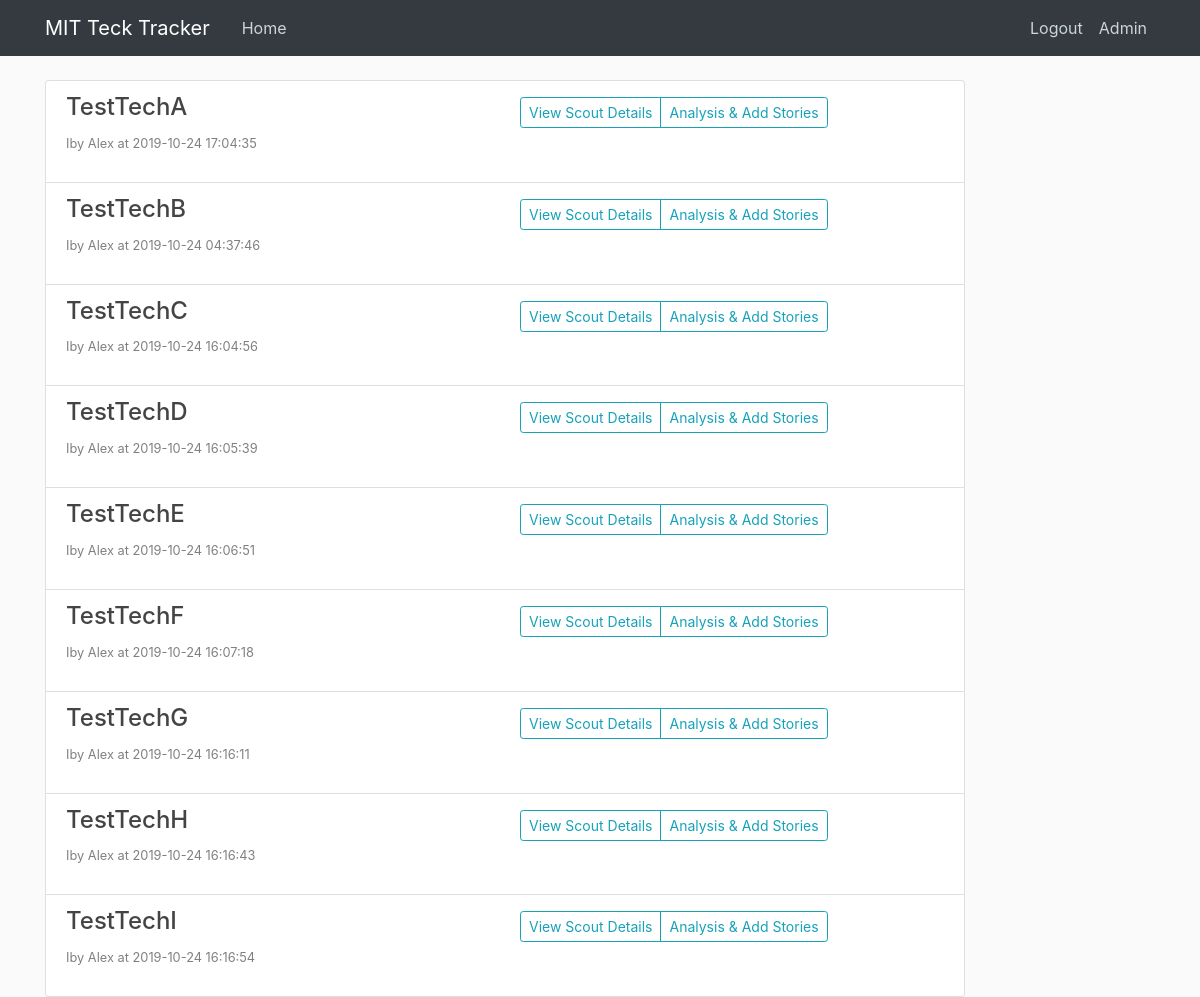
The app's page /task_board_a (signed in), older data.
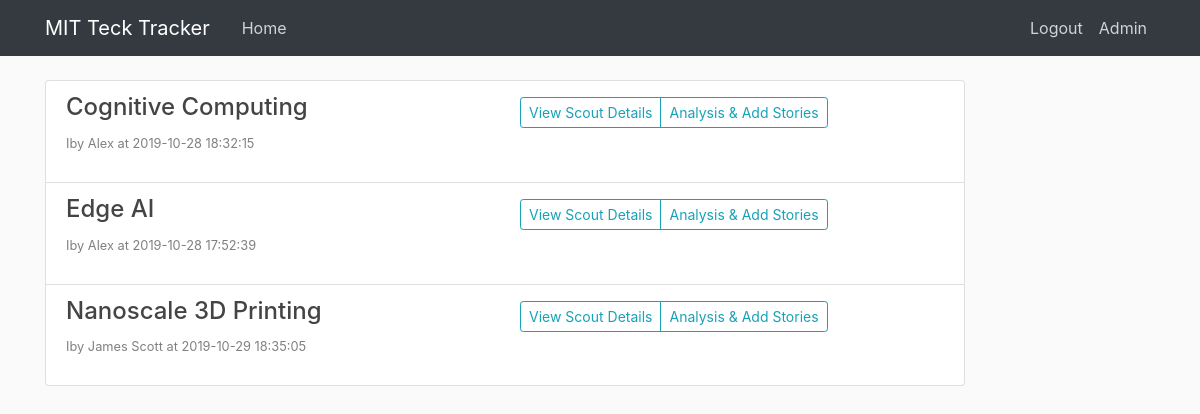
The same page, newer data.
### tables this page shows
CREATE TABLE tech_main_log (
  log_id integer PRIMARY KEY autoincrement, -- SERIAL PRIMARY KEY (Postgres)
  contributor integer NOT NULL,
  tech_name text NOT NULL,
  scout_time timestamp without time zone NOT NULL,
  description text NOT NULL,
  desc_source text,
  impact text NOT NULL,
  impa_source text,
  impa_sector text,
  asso_names text,
  emb_techs text,
  edited boolean,
  wiki_link text,
  category text,
  change_committed timestamp without time zone
);

### app.py (the view)
@app.route("/task_board_a", methods = ['GET', 'POST'])
def task_board_a():
    user = get_current_user()
    if not user:
        return redirect(url_for('login'))
    if user['can_analyse'] == 0:
        flash('No access to TechAnalytics. Please contact administrators', 'danger')
        return redirect(url_for('home'))
    db = get_db()
    task_cur = db.execute('''select
                                tml.log_id log_id,
                                tml.tech_name tech_name,
                                datetime(tml.scout_time,'unixepoch') scout_time,
                                u.username contributor_name
                            from tech_main_log tml, users u
                            where tml.tech_name in
                                (select distinct tech_name from tech_main_log)
                            and tml.contributor = u.user_id
                            group by tech_name
                            order by lower(tech_name) asc''')
    task_result = task_cur.fetchall()
    return render_template('task_board_a.html', title='Task Board', user= user, tasks = task_result)

### app.py (called while the page is built)
def get_current_user():
    user_result = None
    if 'user' in session:
        user_email = session['user']
        db = get_db()
        user_cur = db.execute('select user_id, email, password, can_scout, can_analyse, can_edit, admin from users where email = ?', [user_email])
        user_result = user_cur.fetchone()
    return user_result

### dbTest.py (called while the page is built)
def connect_db(RowMode=True):
    sql = sqlite3.connect(dbpath)
    if RowMode:
        sql.row_factory = sqlite3.Row
    else:
        sql.row_factory = lambda cursor, row: row[0]
    return sql

def get_db():
    if not hasattr(g, 'sqlite3_db'):
        g.sqlite_db = connect_db()
    return g.sqlite_db

### templates/task_board_a.html
{% extends "layout.html" %}
{% from "show_links.html" import show_links %}
{% block nav %}
{{ show_links(user) }}
{% endblock %}
{% block content %}
<div class="row">
        <div class="col-lg-12">
          <div class="list-group">
            {% if tasks %}
              {% for task in tasks %}
              <div class = "list-group-item">
                <div class = "row">
                  <div class = "col">
                    <h4 class="list-group-item-heading">{{ task['tech_name'] }} </h4>
                    <p><small><font color="grey">Iby {{ task['contributor_name'] }} at {{ task['scout_time'] }} </font></small></p>
                  </div>
                  <div class = "col">
                    <div class="btn-group btn-group-sm pull-right mt-1" role="group">
                      <a href="{{ url_for('view_scout', log_id=task['log_id']) }}" role="button"  class="btn btn-outline-info ">View Scout Details</a>
                      <a href="{{ url_for('tech_analytics', tech=task['tech_name']) }}" role="button"  class="btn btn-outline-info ">Analysis & Add Stories</a>
                    </div>
                  </div>
                </div>
              </div>
              {% endfor %}
            {% else %}
            <h5>We need new technology scouts!</h5>
            {% endif %}
          </div>
        </div>
      </div>
{% endblock %}

### templates/layout.html (shortened to what this page needs)
<!DOCTYPE html>
<html>
<head>
    <link rel="stylesheet" href="https://maxcdn.bootstrapcdn.com/bootstrap/4.0.0/css/bootstrap.min.css">
    <link rel="stylesheet" type="text/css" href="{{ url_for('static', filename='main.css') }}">
</head>
<body>
    <header class="site-header">
      <nav class="navbar navbar-expand-md navbar-dark bg-dark fixed-top">
        <div class="container">
          <a class="navbar-brand mr-4" href="/">MIT Teck Tracker</a>
          <div class="collapse navbar-collapse" id="navbarToggle">
            <div class="navbar-nav mr-auto">
              <a class="nav-item nav-link" href="{{ url_for('home') }}">Home</a>
            </div>
            <div class="navbar-nav">
              {% block nav %}{% endblock %}
            </div>
          </div>
        </div>
      </nav>
    </header>
    <main role="main" class="container">
      <div class="row">
        <div class="col-md-10">
          {% block content %}{% endblock %}
        </div>
      </div>
    </main>
</body>
</html>

### templates/show_links.html (shortened to what this page needs)
{% macro show_links(user) %}
<ul class="nav navbar-nav">
    {% if user %}
    <li><a class="nav-item nav-link" href="{{ url_for('logout') }}">Logout</a></li>
    {% endif %}
    {% if user['admin'] == 1 %}
    <li><a class="nav-item nav-link" href="{{ url_for('admin') }}">Admin</a></li>
    {% endif %}
</ul>
{% endmacro %}

### static/main.css (style rules this page uses)
body { background: #fafafa; color: #333333; margin-top: 5rem; }
h1, h2, h3, h4, h5, h6 { color: #444444; }
.site-header .navbar-nav .nav-link { color: #cbd5db; }

Row changes from the older to the newer data that the page shows:
removed tech_main_log: tech_name "TestTechA", contributor_name "Alex", scout_time "2019-10-24 17:04:35"
removed tech_main_log: tech_name "TestTechB", contributor_name "Alex", scout_time "2019-10-24 04:37:46"
removed tech_main_log: tech_name "TestTechC", contributor_name "Alex", scout_time "2019-10-24 16:04:56"
removed tech_main_log: tech_name "TestTechD", contributor_name "Alex", scout_time "2019-10-24 16:05:39"
removed tech_main_log: tech_name "TestTechE", contributor_name "Alex", scout_time "2019-10-24 16:06:51"
removed tech_main_log: tech_name "TestTechF", contributor_name "Alex", scout_time "2019-10-24 16:07:18"
removed tech_main_log: tech_name "TestTechG", contributor_name "Alex", scout_time "2019-10-24 16:16:11"
removed tech_main_log: tech_name "TestTechH", contributor_name "Alex", scout_time "2019-10-24 16:16:43"
removed tech_main_log: tech_name "TestTechI", contributor_name "Alex", scout_time "2019-10-24 16:16:54"
added tech_main_log: tech_name "Cognitive Computing", contributor_name "Alex", scout_time "2019-10-28 18:32:15"
added tech_main_log: tech_name "Edge AI", contributor_name "Alex", scout_time "2019-10-28 17:52:39"
added tech_main_log: tech_name "Nanoscale 3D Printing", contributor_name "James Scott", scout_time "2019-10-29 18:35:05"
